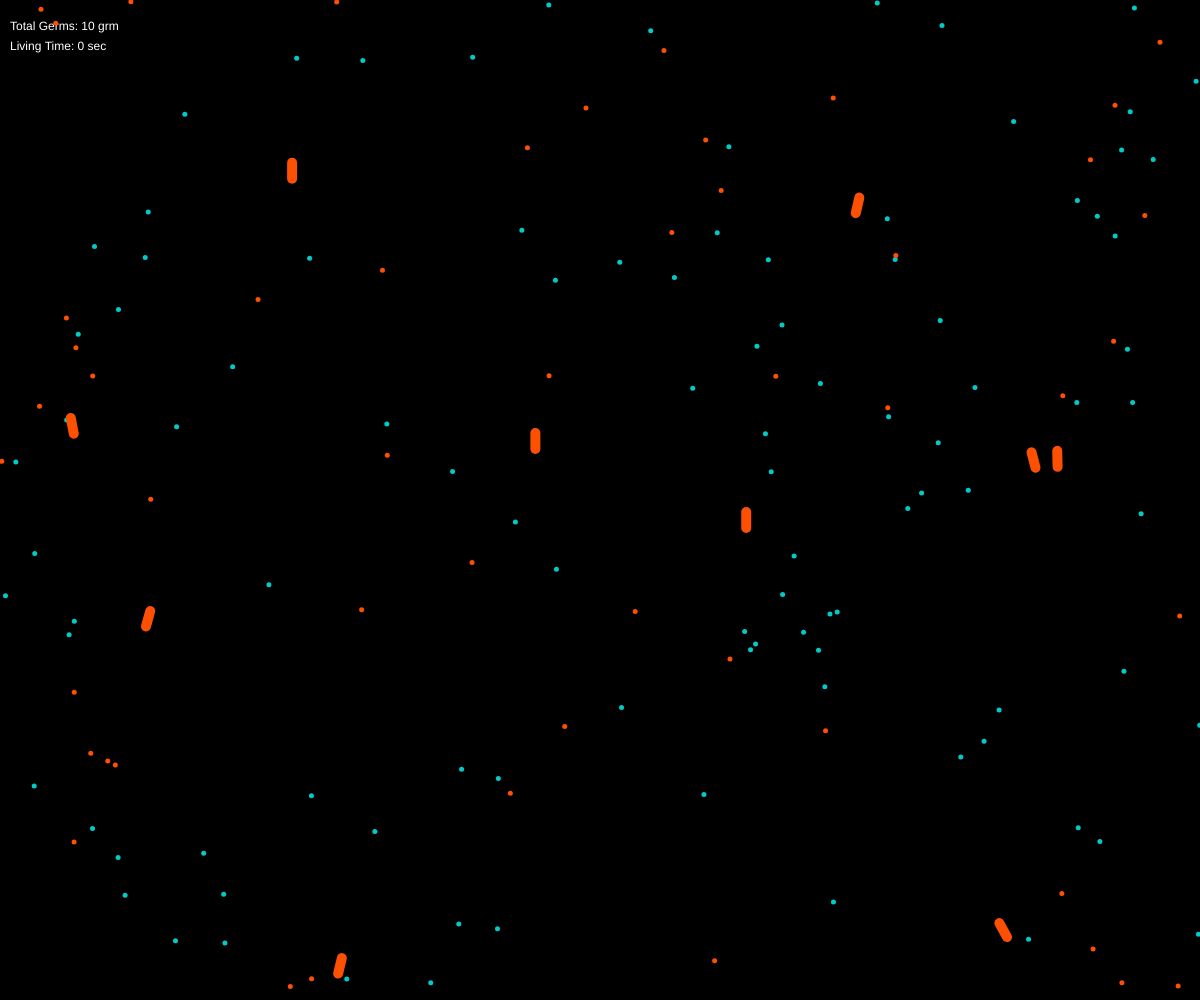
Frame 1 (no input)
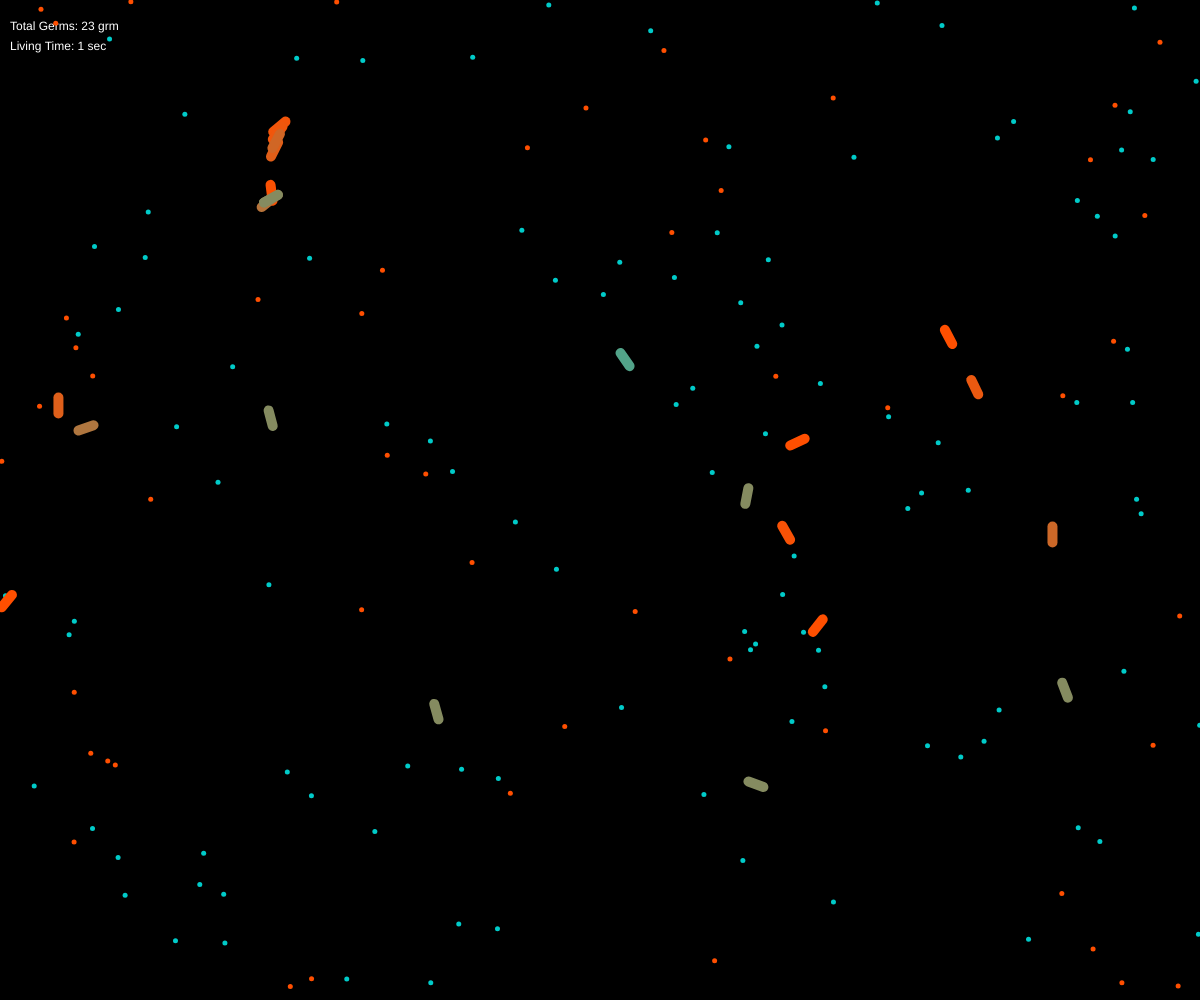
Frame 60 (no input)
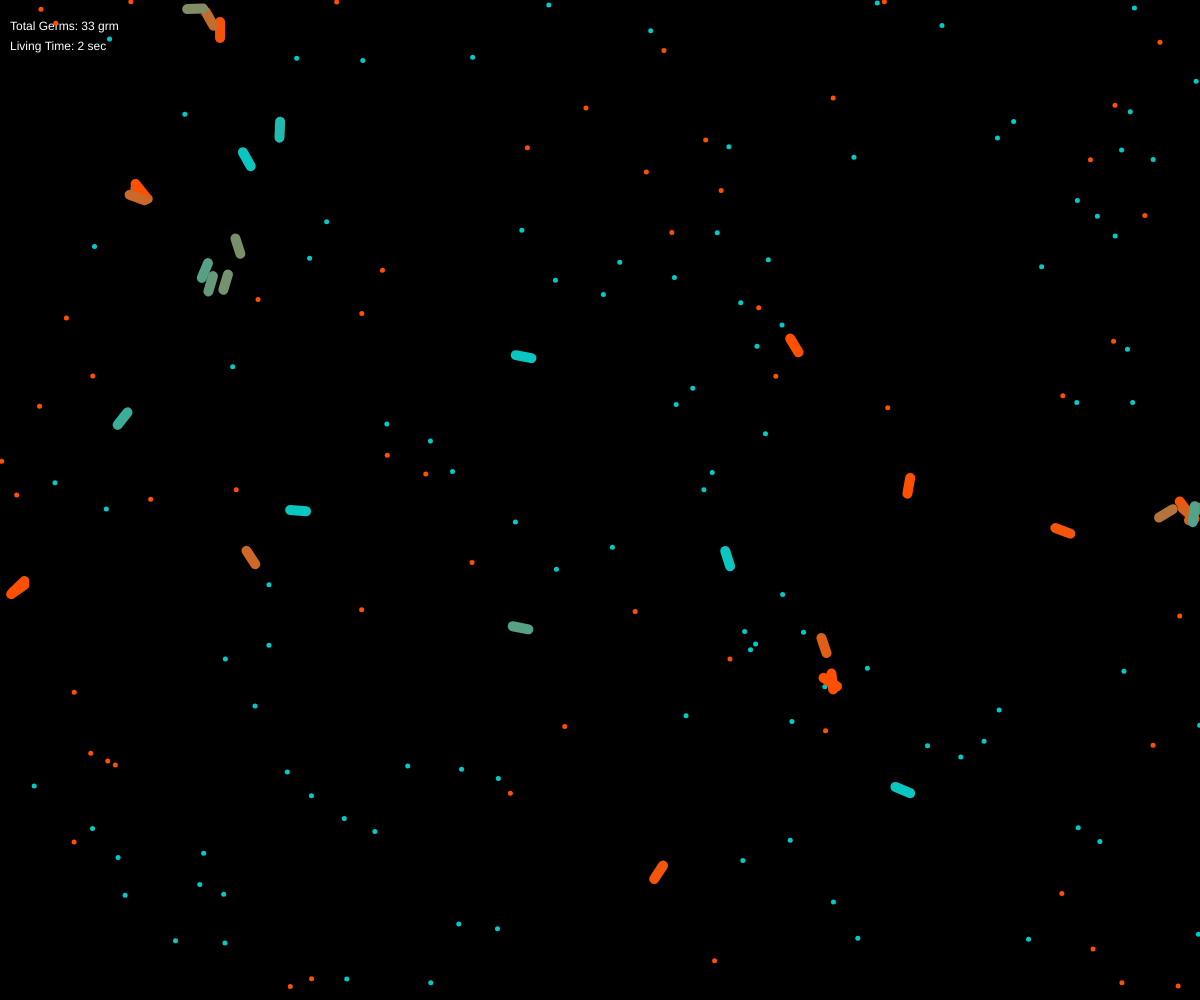
Frame 120 (the mouse pressed at the canvas centre since frame 60)

The p5.js sketch that drew these frames (run headless with seeded random() and noise() and a simulated clock; from frame 60 on, the mouse is pressed at the canvas centre):

// p5.js sketch
// ── sketch.js
var germs = [];
var foods = [];
var poisons = [];

var mutationRate = 0.25;
var countTotal = 0;
var timer;
var nextTimer = 0;
var generation;
var showDNA = false;

function setup() {
  // function to set up the program

  // setting canvas to be the size of the device screen
  createCanvas(windowWidth, windowHeight);

  // creating germs
  createLife();

  // creating foods
  for (var i = 0; i < 100; i++) {
    var x = random(width);
    var y = random(height);
    foods.push(createVector(x, y));
  }

  // creating poisonous food
  for (var i = 0; i < 50; i++) {
    var x = random(width);
    var y = random(height);
    poisons.push(createVector(x, y));
  }
}

function draw() {
  // function to display the program

  background(0); // setting the background of the canvas to be black
  timer = round(millis() / 1000) - nextTimer; // initialize time

  // output the total number of germs that are alive
  // and the total seconds that the germs are being alive
  outputStat();

  if (germs.length == 0) { // when there is no germ on the canvas
    countTotal = 0; // reset the number of active germs
    createLife(); // create 10 new germs when all germs are dead
    nextTimer += timer; // get the previous time to reset timer
  }

  // randomly add food to the canvas (20% of all frames)
  if (random(1) < 0.2) {
    var x = random(width);
    var y = random(height);
    foods.push(createVector(x, y));
  }

  // randomly add food to the canvas (5% of all frames)
  if (random(1) < 0.05) {
    var x = random(width);
    var y = random(height);
    poisons.push(createVector(x, y));
  }

  // add the food to canvas
  for (var i = 0; i < foods.length; i++) {
    fill(0, 203, 201); // light blue (food color is contrast with healthy germ color)
    noStroke();
    ellipse(foods[i].x, foods[i].y, 5, 5);
  }

  // add the poisonous to canvas
  for (var i = 0; i < poisons.length; i++) {
    fill(255, 79, 0); // orange (poison color is contrast with dying germ color)
    noStroke();
    ellipse(poisons[i].x, poisons[i].y, 5, 5);
  }

  // add germs to canvas and display their actions
  getGermBehavior();

}

function getGermBehavior(){
  // function to add germs to canvas and display all the actions
  // that the germ make

  for (var i = germs.length - 1; i >= 0; i--) {
    germs[i].applyBehaviors(foods, poisons); // apply germs's behavior
    germs[i].update(); // update the germs movements
    germs[i].display(); // display the germs

    var newGerm = germs[i].reproduce(); // ask germ to reproduce
    if (newGerm != null) { // if germ can reproduce
      germs.push(newGerm); // add germ to list for display
      countTotal += 1; // increase count of germ
    }

    if (germs[i].dead()) { // check if germ is dead
      countTotal -= 1; // decrease count of germ
      var x = germs[i].position.x; // get germ's location
      var y = germs[i].position.y;
      germs.splice(i, 1); // remove the germ body
      foods.push(createVector(x, y)); // create food where germ found dead
    }
  }
  return;
}

function createLife(){
  // function to create new germs

  for (var i = 0; i < 10; i++) {
    var x = random(width);
    var y = random(height);
    germs[i] = new Germ(x, y);
    countTotal += 1;
  }
  return;
}

function outputStat(){
  // function to display total germs are displaying on screen
  // and the total second that the germs being displayed

  fill(255, 255);
  text('Total Germs: ' + countTotal + ' grm', 10, 30);     // display germ count
  text('Living Time: ' + timer + ' sec', 10, 50); // display second count
  return;
}

function mouseDragged() {
  // function to create new germ when mouse
  // get dragged through the canvas

  // create new germs when mouse is clicked
  germs.push(new Germ(mouseX, mouseY));

  // increase the total active germs
  countTotal += 1;
}

function keyPressed(){
  // function to display the DNA of object germ when
  // Enter key is pressed

  // if a key is pressed
  if(keyCode){

    // describe the debugging state
    if(showDNA == false){
      console.log('Show DNA activated');
    } else {
      console.log('Show DNA deactivated');
    }

    // toggle the debug feature
    showDNA = !showDNA;
  }
}

function windowResized() {
  // function to resize Canvas without refreshing the html

  // resize canvas to new screen's width and height
  resizeCanvas(windowWidth, windowHeight);
}

function Germ(x, y, dna) {
  // The 'Germ' class object

  this.acceleration = createVector(0, 0); // acceleration of a moving germ
  this.velocity = createVector(0, -2);    // speed + direction of a moving germ
  this.position = createVector(x, y);     // direction of a moving germ
  this.r = 4;             // size of the germ
  this.maxspeed = 5;      // germ can only move at most 5 pixels at a time
  this.maxforce = 0.5;    // force to keep germ moving
  this.health = 1;        // health: helps decide the germ's stage of life
  this.dna = [];          // DNA: helps decide germ's behaviors

  // if germ was created randomly by user or
  // at the beginning of the program
  if (dna == undefined) {
    this.dna[0] = random(-2, 2); // food attraction rate (steering force)
    this.dna[1] = random(-2, 2); // poison attraction rate (steering force)
    this.dna[2] = random(0, 107); // food recognition radius
    this.dna[3] = random(0, 107); // poison recognition radius

    // if the germ was cloned from another germ and
    // has some DNA information
  } else {
    for (var i = 0; i < dna.length; i++) { // for each DNA data
      this.dna[i] = dna[i]; // copy the DNA data
      if (random(1) < mutationRate) { // if chance of mutation is met
        if (i <= 1) { // adjust the first two data
          this.dna[i] += random(-0.1, 0.1);
        } else if (i > 1) { // adjust the last two data

          // keep the last two data to be always positive
          // and within the range of 0 - 150
          this.dna[i] = (this.dna[i] + random(-10, 10)) % 107;
        }
      }
    }
  }

  this.display = function() {
    // method to add the germ to the HTML and
    // display it

    // create an angle in the direction of velocity of the germ
    var angle = this.velocity.heading() + PI / 2;

    push();

    // translate the object germ's position
    translate(this.position.x, this.position.y);

    // turn the object germ by angle
    rotate(angle);

    // create an animation of the object germ's health by color
    colorMode(RGB);
    var good = color(255, 79, 0); // healthy germ has orange color
    var bad = color(0, 203, 201); // dying germ has ligth blue color

    // Node.js lerpColor create a gradient of color from dying to healthy,
    // and define the color of the germ according to germ's health
    var currentState = lerpColor(bad, good, this.health);

    // setting the interior of a shape (fill) to a health-based color
    fill(currentState);

    // setting outline (stroke) to a health-based color
    stroke(currentState);

    // drawing the germ
    strokeWeight(10);
    line(0, -this.r * 2, 0, this.r * 2);

    if(showDNA){                         // drawing the germ's DNA data
    strokeWeight(3);
    noFill();
    stroke(255, 255, 0);
    line(0, 0, 0, -this.dna[0] * 15);  // drawing germ's food attraction force
    ellipse(0, 0, this.dna[2]);        // drawing germ's food perception range
    strokeWeight(1);
    stroke(255, 0, 0);
    line(0, 0, 0, -this.dna[1] * 15); // drawing germ's poison attraction force
    ellipse(0, 0, this.dna[3]);       // drawing germ's poison perception range
    }
    pop();
  }

  this.update = function() {
    // method to update location, velocity, and
    // health of the object germ

    // health of germ is constantly decreasing unless
    // the germ ate some food
    this.health -= 0.008;

    // update velocity
    this.velocity.add(this.acceleration);

    // set speed limit
    this.velocity.limit(this.maxspeed);

    // move the germ location to its traveled distance
    this.position.add(this.velocity);

    // reset acceleration to 0 each cycle
    this.acceleration.mult(0);
  }

  this.applyForce = function(force) {
    // method to create acceleration to the object germ's velocity
    // help managing the steering force

    this.acceleration.add(force);
  }

  this.seek = function(target) {
    // a method that calculates a steering force toward a target:
    // steer = desired - velocity

    // a vector pointing from the location to the target
    var desired = p5.Vector.sub(target, this.position);

    // scale the desired direction to maximum speed
    desired.setMag(this.maxspeed);

    // steering = desired - velocity
    var steer = p5.Vector.sub(desired, this.velocity);

    // limit to max steering force to germ's maximum force
    steer.limit(this.maxforce);

    // return the steering direction that germ needs to find food
    return steer;
  }

  this.judgingCrave = function(foodList, nutrition, perception) {
    // method for object germ to determine its instinctive food
    // using the germ's DNA data

    var record = Infinity; // a record of the closest distance to food from the germ
    var closestFood = null; // the closest food

    // for each food in the display
    for (var i = foodList.length - 1; i >= 0; i--) {

      // find each distance of food from germ
      var d = this.position.dist(foodList[i]);

      // if some food is within germ's reach
      if (d <= this.maxspeed) {

        // let the germ eats the food
        foodList.splice(i, 1);

        // adjust the germ health by the food it ate
        this.health += nutrition;

        // if no food is within germ's reach
      } else {

        // make germ to move to the closest food that it can see
        if (d < record && d < perception) {

          // save the distance of food
          record = d;

          // save the food identity
          closestFood = foodList[i];
        }
      }
    }

    // If there is food in sight, then this is the moment of eating
    if (closestFood != null) {

      // get the direction germ should move to get food
      return this.seek(closestFood);
    }

    // if there is no food in sight, give germ some direction to move
    return createVector(0, 0);
  }

  this.applyBehaviors = function(good, bad) {
    // method to mange object germ to look for food and eat food, and
    // adjust the germ's behaviors toward certain type of food
    // by its DNA data

    // control the germ to stay inside the canvas
    this.stayinBoundaries();

    // get the germ's attraction toward good food
    var steerG = this.judgingCrave(good, 0.3, this.dna[2]);

    // get the germ's attraction toward bad food
    var steerB = this.judgingCrave(bad, -0.2, this.dna[3]);

    // multiply the germ's attractions to its DNA, to get the direction
    // and velocity that germ needs to pursue the food
    steerG.mult(this.dna[0]);
    steerB.mult(this.dna[1]);

    // apply the direction and the velocity to the germ
    this.applyForce(steerG);
    this.applyForce(steerB);
  }

  this.stayinBoundaries = function() {
    // method to keep object germ stay within the device screen

    // boundary: 30 pixels from the edge of the canvas
    var d = 27;

    // force to turn germ turn around as it reach to the edge
    var desired = null;

    // if germ's position is off from the edge on the left
    if (this.position.x < d) {

      // create a steering force to turn the germ to the rigth
      desired = createVector(this.maxspeed, this.velocity.y);
    }

    // if germ's position is off from the edge on the right
    else if (this.position.x > windowWidth - d) {

      // create a steering force to turn the germ to the left
      desired = createVector(-this.maxspeed, this.velocity.y);
    }

    // if germ's position is off from the edge on the top
    if (this.position.y < d) {

      // create a steering force to turn the germ to the bottom
      desired = createVector(this.velocity.x, this.maxspeed);
    }

    // if germ's position is off from the edge on the bottom
    else if (this.position.y > windowHeight - d) {

      // create a steering force to turn the germ to the top
      desired = createVector(this.velocity.x, -this.maxspeed);
    }

    // if the germ need to steer to another direction
    if (desired != null) {
      desired.setMag(this.maxspeed); // scale the desired direction to max speed

      // get the steering force (the germ's desired now should be
      // turn around from the edge)
      var steer = p5.Vector.sub(desired, this.velocity);

      steer.limit(this.maxforce); // get the germ's maximum force
      this.applyForce(steer); // turn the germ around with max force
    }
  }

  this.reproduce = function() {
    // method for the object germ to create a clone of itself

    // there is a 1% of chance the germ will clone itself, but
    // the germ also has to be at least 70% healthy to clone
    if (random(1) < 0.01 && this.health > 0.65) {

      // return the clone if all criterias met
      return new Germ(this.position.x, this.position.y, this.dna);
    }
    return null;
  }

  this.dead = function() {
    // a method for determine if the object germ is dead

    // return a boolean to determine
    // if the germ still has any health
    return (this.health <= 0);
  }
}

// ── germ.js
function Germ(x, y, dna) {
  // The 'Germ' class object

  this.acceleration = createVector(0, 0); // acceleration of a moving germ
  this.velocity = createVector(0, -2);    // speed + direction of a moving germ
  this.position = createVector(x, y);     // direction of a moving germ
  this.r = 4;             // size of the germ
  this.maxspeed = 5;      // germ can only move at most 5 pixels at a time
  this.maxforce = 0.5;    // force to keep germ moving
  this.health = 1;        // health: helps decide the germ's stage of life
  this.dna = [];          // DNA: helps decide germ's behaviors

  // if germ was created randomly by user or
  // at the beginning of the program
  if (dna == undefined) {
    this.dna[0] = random(-2, 2); // food attraction rate (steering force)
    this.dna[1] = random(-2, 2); // poison attraction rate (steering force)
    this.dna[2] = random(0, 107); // food recognition radius
    this.dna[3] = random(0, 107); // poison recognition radius

    // if the germ was cloned from another germ and
    // has some DNA information
  } else {
    for (var i = 0; i < dna.length; i++) { // for each DNA data
      this.dna[i] = dna[i]; // copy the DNA data
      if (random(1) < mutationRate) { // if chance of mutation is met
        if (i <= 1) { // adjust the first two data
          this.dna[i] += random(-0.1, 0.1);
        } else if (i > 1) { // adjust the last two data

          // keep the last two data to be always positive
          // and within the range of 0 - 150
          this.dna[i] = (this.dna[i] + random(-10, 10)) % 107;
        }
      }
    }
  }

  this.display = function() {
    // method to add the germ to the HTML and
    // display it

    // create an angle in the direction of velocity of the germ
    var angle = this.velocity.heading() + PI / 2;

    push();

    // translate the object germ's position
    translate(this.position.x, this.position.y);

    // turn the object germ by angle
    rotate(angle);

    // create an animation of the object germ's health by color
    colorMode(RGB);
    var good = color(255, 79, 0); // healthy germ has orange color
    var bad = color(0, 203, 201); // dying germ has ligth blue color

    // Node.js lerpColor create a gradient of color from dying to healthy,
    // and define the color of the germ according to germ's health
    var currentState = lerpColor(bad, good, this.health);

    // setting the interior of a shape (fill) to a health-based color
    fill(currentState);

    // setting outline (stroke) to a health-based color
    stroke(currentState);

    // drawing the germ
    strokeWeight(10);
    line(0, -this.r * 2, 0, this.r * 2);

    if(showDNA){                         // drawing the germ's DNA data
    strokeWeight(3);
    noFill();
    stroke(255, 255, 0);
    line(0, 0, 0, -this.dna[0] * 15);  // drawing germ's food attraction force
    ellipse(0, 0, this.dna[2]);        // drawing germ's food perception range
    strokeWeight(1);
    stroke(255, 0, 0);
    line(0, 0, 0, -this.dna[1] * 15); // drawing germ's poison attraction force
    ellipse(0, 0, this.dna[3]);       // drawing germ's poison perception range
    }
    pop();
  }

  this.update = function() {
    // method to update location, velocity, and
    // health of the object germ

    // health of germ is constantly decreasing unless
    // the germ ate some food
    this.health -= 0.008;

    // update velocity
    this.velocity.add(this.acceleration);

    // set speed limit
    this.velocity.limit(this.maxspeed);

    // move the germ location to its traveled distance
    this.position.add(this.velocity);

    // reset acceleration to 0 each cycle
    this.acceleration.mult(0);
  }

  this.applyForce = function(force) {
    // method to create acceleration to the object germ's velocity
    // help managing the steering force

    this.acceleration.add(force);
  }

  this.seek = function(target) {
    // a method that calculates a steering force toward a target:
    // steer = desired - velocity

    // a vector pointing from the location to the target
    var desired = p5.Vector.sub(target, this.position);

    // scale the desired direction to maximum speed
    desired.setMag(this.maxspeed);

    // steering = desired - velocity
    var steer = p5.Vector.sub(desired, this.velocity);

    // limit to max steering force to germ's maximum force
    steer.limit(this.maxforce);

    // return the steering direction that germ needs to find food
    return steer;
  }

  this.judgingCrave = function(foodList, nutrition, perception) {
    // method for object germ to determine its instinctive food
    // using the germ's DNA data

    var record = Infinity; // a record of the closest distance to food from the germ
    var closestFood = null; // the closest food

    // for each food in the display
    for (var i = foodList.length - 1; i >= 0; i--) {

      // find each distance of food from germ
      var d = this.position.dist(foodList[i]);

      // if some food is within germ's reach
      if (d <= this.maxspeed) {

        // let the germ eats the food
        foodList.splice(i, 1);

        // adjust the germ health by the food it ate
        this.health += nutrition;

        // if no food is within germ's reach
      } else {

        // make germ to move to the closest food that it can see
        if (d < record && d < perception) {

          // save the distance of food
          record = d;

          // save the food identity
          closestFood = foodList[i];
        }
      }
    }

    // If there is food in sight, then this is the moment of eating
    if (closestFood != null) {

      // get the direction germ should move to get food
      return this.seek(closestFood);
    }

    // if there is no food in sight, give germ some direction to move
    return createVector(0, 0);
  }

  this.applyBehaviors = function(good, bad) {
    // method to mange object germ to look for food and eat food, and
    // adjust the germ's behaviors toward certain type of food
    // by its DNA data

    // control the germ to stay inside the canvas
    this.stayinBoundaries();

    // get the germ's attraction toward good food
    var steerG = this.judgingCrave(good, 0.3, this.dna[2]);

    // get the germ's attraction toward bad food
    var steerB = this.judgingCrave(bad, -0.2, this.dna[3]);

    // multiply the germ's attractions to its DNA, to get the direction
    // and velocity that germ needs to pursue the food
    steerG.mult(this.dna[0]);
    steerB.mult(this.dna[1]);

    // apply the direction and the velocity to the germ
    this.applyForce(steerG);
    this.applyForce(steerB);
  }

  this.stayinBoundaries = function() {
    // method to keep object germ stay within the device screen

    var d = 27; // boundary: 20 pixels from the edge of the canvas
    var desired = null; // force to turn germ turn around as it reach to the edge

    // if germ's position is off from the edge on the left
    if (this.position.x < d) {

      // create a steering force to turn the germ to the rigth
      desired = createVector(this.maxspeed, this.velocity.y);
    }

    // if germ's position is off from the edge on the right
    else if (this.position.x > windowWidth - d) {

      // create a steering force to turn the germ to the left
      desired = createVector(-this.maxspeed, this.velocity.y);
    }

    // if germ's position is off from the edge on the top
    if (this.position.y < d) {

      // create a steering force to turn the germ to the bottom
      desired = createVector(this.velocity.x, this.maxspeed);
    }

    // if germ's position is off from the edge on the bottom
    else if (this.position.y > windowHeight - d) {

      // create a steering force to turn the germ to the top
      desired = createVector(this.velocity.x, -this.maxspeed);
    }

    // if the germ need to steer to another direction
    if (desired != null) {
      desired.setMag(this.maxspeed); // scale the desired direction to max speed

      // get the steering force (the germ's desired now should be
      // turn around from the edge)
      var steer = p5.Vector.sub(desired, this.velocity);

      steer.limit(this.maxforce); // get the germ's maximum force
      this.applyForce(steer); // turn the germ around with max force
    }
  }

  this.reproduce = function() {
    // method for the object germ to create a clone of itself

    // there is a 1% of chance the germ will clone itself, but
    // the germ also has to be at least 70% healthy to clone
    if (random(1) < 0.01 && this.health > 0.65) {

      // return the clone if all criterias met
      return new Germ(this.position.x, this.position.y, this.dna);
    }
    return null;
  }

  this.dead = function() {
    // a method for determine if the object germ is dead

    // return a boolean to determine
    // if the germ still has any health
    return (this.health <= 0);
  }
}
